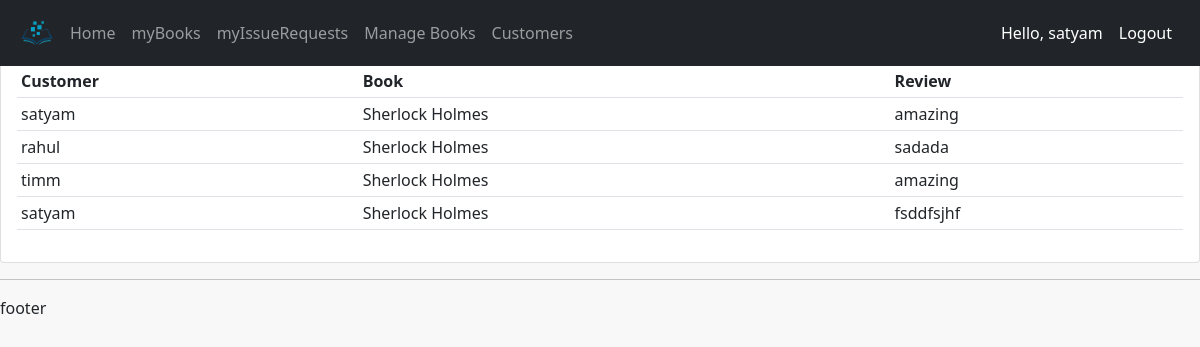
/reviewpage/1/ (signed in), run on the app's committed database.
### accounts/models.py (models this page shows, shortened)
class Review(models.Model):
    user=models.ForeignKey(User,on_delete=models.CASCADE,null=True)
    book=models.ForeignKey(Book, max_length=200, on_delete=models.SET_NULL,null=True)
    Review=models.TextField(max_length=500,null=True)
    datecreated=models.DateTimeField(auto_now_add=True, null=True)

class Book(models.Model):
    name=models.CharField(max_length=200, null= True)
    category=models.ForeignKey(Category,on_delete=models.CASCADE,max_length=200,null=True)
    author=models.CharField(max_length=200,null=True)
    quantity=models.IntegerField(null=True,blank=True)
    language=models.CharField(max_length=100,null=True,blank=True)
    dimennsions=models.CharField(max_length=100,null=True,blank=True)
    description=models.TextField(max_length=500,null=True,blank=True)
    image=models.ImageField(default='defaultbook.png',null=True,blank=True)
    upvote=models.ManyToManyField(User,blank=True,related_name='upvote')
    downvote=models.ManyToManyField(User,blank=True,related_name='downvote')

### accounts/views.py (the view)
# urls.py: path('reviewpage/<str:pk>/',views.reviewPage,name='reviewpage'),
@login_required(login_url='login')
def reviewPage(request,pk):
    books=Book.objects.get(id=pk)
    reviews=books.review_set.all()
    context={'books':books,'reviews':reviews}
    return render(request,'accounts/reviewpage.html',context)

### accounts/templates/accounts/reviewpage.html
{% extends 'accounts/main.html' %} {% block content %}
<br />
<br />
<div class="row">
  <div class="col-md">
    <div class="card card-body">
      <table class="table table-sm">
        <tr>
          <th>Customer</th>
          <th>Book</th>
          <th>Review</th>
        </tr>
        {% for i in reviews %}
        <tr>
          <td>{{i.user}}</td>
          <td>{{i.book.name}}</td>
          <td>{{i.Review}}</td>
        </tr>
        {% endfor %}
      </table>
    </div>
  </div>
</div>
{% endblock %}

### accounts/templates/accounts/navbar.html (shortened to what this page needs)
{% load static %}
<nav  class="navbar navbar-expand-lg navbar-dark bg-dark fixed-top">
    <div class="container-fluid">
      <img id="logo" src="{% static 'images/logo.png' %}" alt="" height="50px">
      <div class="collapse navbar-collapse" id="navbarSupportedContent">
        <ul class="navbar-nav me-auto mb-2 mb-lg-0">
          <li class="nav-item ">
            <a class="nav-link " aria-current="page" href="{% url 'home' %}">Home</a>
          </li>
          <li class="nav-item">
            <a class="nav-link" href="{% url 'mybooks' %}">myBooks</a>
          </li>
          <li class="nav-item">
            <a class="nav-link" href="{% url 'myissuerequest' %}">myIssueRequests</a>
          </li>
          {% if request.user.is_staff %}
          <li class="nav-item">
            <a class="nav-link" href="{% url 'books' %}">Manage Books</a>
          </li>
          <li class="nav-item">
            <a class="nav-link" href="{% url 'customers' %}">Customers</a>
          </li>
          {% endif %}
        </ul>
        {% if user.is_authenticated %}
        <span class="hello">Hello, {{request.user}}</span>
        <a class="nav-link hello" href="{% url 'logout' %}">Logout</a>
        {% else %}
        <a class="btn btn-outline-success me-2" href="{% url 'login' %}" role="button">Login</a>
        <a class="btn btn-outline-danger me-2" href="{% url 'register' %}" role="button">Register</a>
        {% endif %}
      </div>
    </div>
  </nav>

### static/css/style.css (style rules this page uses)
body { background-color: rgba(248, 248, 248, 0.904); }

### accounts/templates/accounts/navbar.html (style rules this page uses)
.hello { color:white; }

### data on the page
Review: user "satyam", book.name "Sherlock Holmes", Review "amazing"
Review: user "rahul", book.name "Sherlock Holmes", Review "sadada"
Review: user "timm", book.name "Sherlock Holmes", Review "amazing"
Review: user "satyam", book.name "Sherlock Holmes", Review "fsddfsjhf"

### other printed values
{{ request.user }} "satyam"
